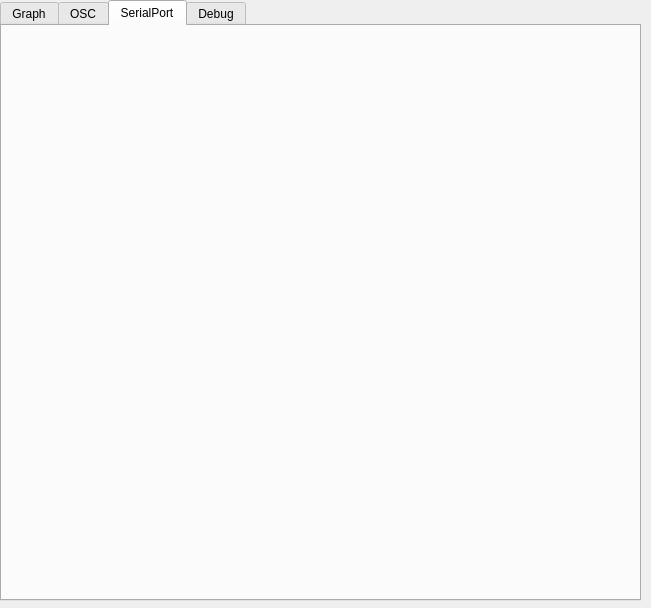
<?xml version="1.0" encoding="UTF-8"?>
<ui version="4.0">
 <class>MonitorWidget</class>
 <widget class="QWidget" name="MonitorWidget">
  <property name="geometry">
   <rect>
    <x>0</x>
    <y>0</y>
    <width>651</width>
    <height>608</height>
   </rect>
  </property>
  <property name="windowTitle">
   <string>Form</string>
  </property>
  <property name="autoFillBackground">
   <bool>true</bool>
  </property>
  <widget class="QTabWidget" name="monitor_tab">
   <property name="geometry">
    <rect>
     <x>0</x>
     <y>0</y>
     <width>641</width>
     <height>601</height>
    </rect>
   </property>
   <property name="currentIndex">
    <number>2</number>
   </property>
   <widget class="QWidget" name="graphs">
    <attribute name="title">
     <string>Graph</string>
    </attribute>
   </widget>
   <widget class="QWidget" name="osc_mon">
    <attribute name="title">
     <string>OSC</string>
    </attribute>
   </widget>
   <widget class="QWidget" name="com_mon">
    <attribute name="title">
     <string>SerialPort</string>
    </attribute>
    <widget class="SerialPortMonitor" name="widget" native="true">
     <property name="geometry">
      <rect>
       <x>0</x>
       <y>0</y>
       <width>631</width>
       <height>531</height>
      </rect>
     </property>
     <property name="focusPolicy">
      <enum>Qt::NoFocus</enum>
     </property>
    </widget>
   </widget>
   <widget class="QWidget" name="tab">
    <attribute name="title">
     <string>Debug</string>
    </attribute>
    <widget class="DebugMonitor" name="widget_2" native="true">
     <property name="geometry">
      <rect>
       <x>0</x>
       <y>0</y>
       <width>631</width>
       <height>531</height>
      </rect>
     </property>
     <property name="focusPolicy">
      <enum>Qt::NoFocus</enum>
     </property>
    </widget>
   </widget>
  </widget>
 </widget>
 <customwidgets>
  <customwidget>
   <class>SerialPortMonitor</class>
   <extends>QWidget</extends>
   <header>SerialPortMonitor.h</header>
   <container>1</container>
  </customwidget>
  <customwidget>
   <class>DebugMonitor</class>
   <extends>QWidget</extends>
   <header>DebugMonitor.h</header>
   <container>1</container>
  </customwidget>
 </customwidgets>
 <resources/>
 <connections/>
</ui>
